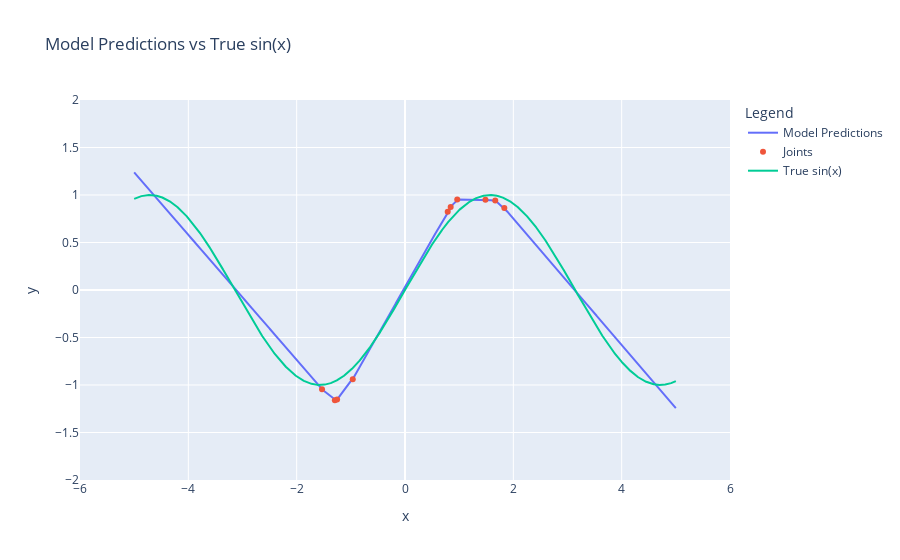

Notebook code for this chart:
### Code cell
X_sin = torch.linspace(-RANGE, RANGE, N)

y_hats = wide_model(X_sin.unsqueeze(0).T).squeeze(dim= 1).detach().numpy()
y_sin = torch.sin(X_sin)

joints_x = (-1 *wide_model.layer_in.bias /  wide_model.layer_in.weight.reshape(-1))
joints_y = wide_model(joints_x.unsqueeze(0).T).squeeze(dim  =1).detach().numpy()
joints_x = joints_x.detach().numpy()
scatter = go.Scatter(x=X_sin.numpy(), y=y_hats, mode='lines', name='Model Predictions')

joint_plot = go.Scatter(x = joints_x, y = joints_y, mode = "markers", name = "Joints")

# Create the line plot for the true sin(x) function
line = go.Scatter(x=X_sin.numpy(), y=y_sin.numpy(), mode='lines', name='True sin(x)')

# Combine the plots
fig = go.Figure(data=[scatter,joint_plot, line] )

# Update layout
fig.update_layout(title='Model Predictions vs True sin(x)',
                  xaxis_title='x',
                  yaxis_title='y',
                  legend_title='Legend',
                xaxis=dict(range=[-RANGE - 1, RANGE + 1]),
                yaxis = dict(range = [-2, 2]))

# Show the plot
fig.show()

### Figure 1 — Plotly figure (JSON) as saved in the notebook; plotly's stock layout.template omitted (floating-point values rounded to 4 significant figures; data arrays with more than 128 entries replaced by an {"elided": "..."} marker saying what was removed)
{"data": [{"mode": "lines", "name": "Model Predictions", "type": "scatter", "x": {"elided": "10000 float values"}, "y": {"elided": "10000 float values"}}, {"mode": "markers", "name": "Joints", "type": "scatter", "x": [-1.532, -1.295, 1.485, 0.7885, 1.834, -0.9645, 1.666, 0.9646, 0.8431, -1.254], "y": [-1.044, -1.161, 0.9494, 0.8239, 0.863, -0.9393, 0.9426, 0.9535, 0.874, -1.152]}, {"mode": "lines", "name": "True sin(x)", "type": "scatter", "x": {"elided": "10000 float values"}, "y": {"elided": "10000 float values"}}], "layout": {"legend": {"title": {"text": "Legend"}}, "title": {"text": "Model Predictions vs True sin(x)"}, "xaxis": {"range": [-6, 6], "title": {"text": "x"}}, "yaxis": {"range": [-2, 2], "title": {"text": "y"}}}}
